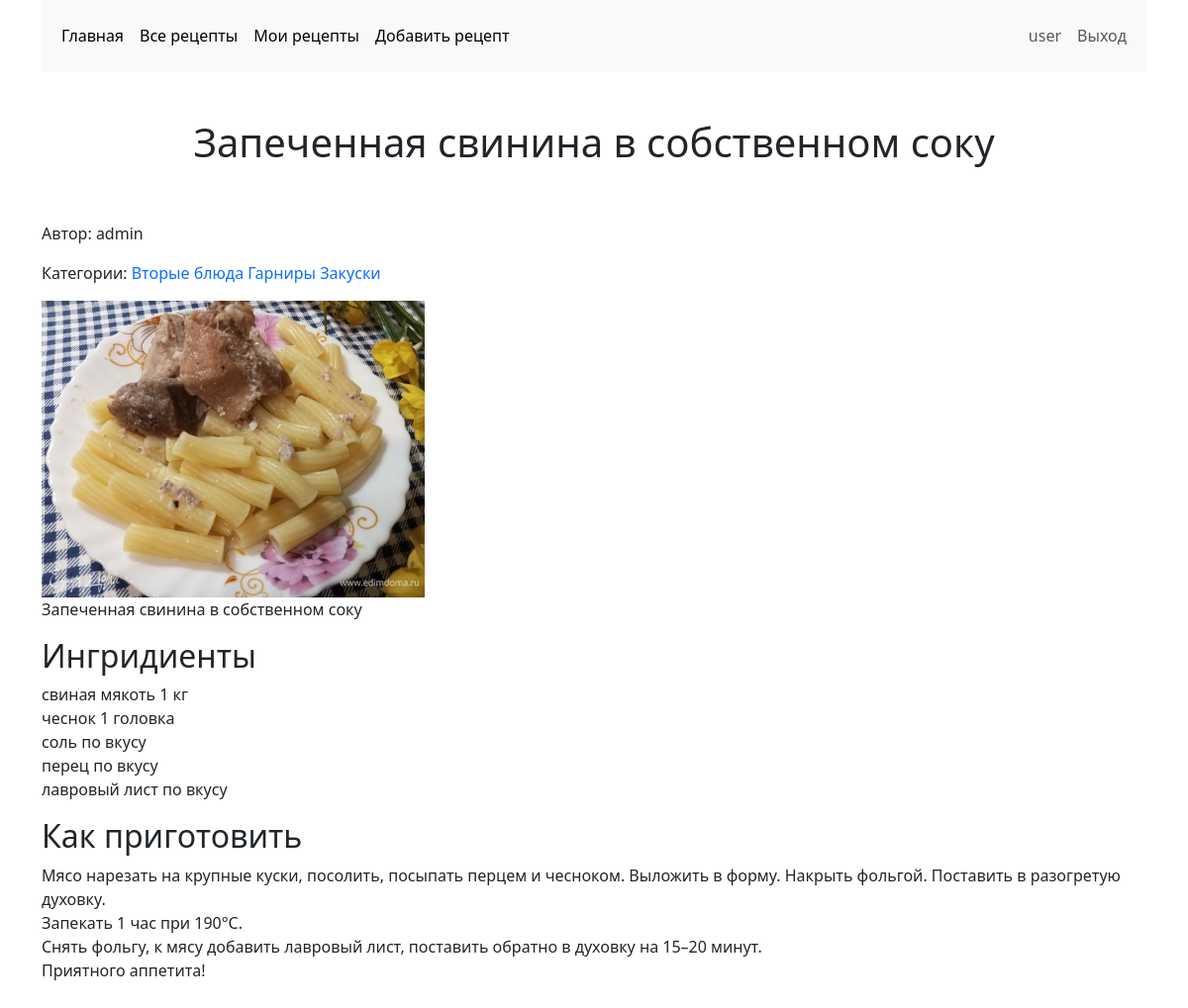
Screenshot of /recipe/6/ (signed in) with the database file from the repository.
### user/models.py (models this page shows)
class User(AbstractUser):
    pass

### recipes/models.py (models this page shows, shortened)
class Recipe(models.Model):
    name = models.CharField(verbose_name="Название", max_length=100)
    description = models.TextField(verbose_name="Описание")
    ingredients = models.TextField(verbose_name="Ингридиенты")
    steps = models.TextField(verbose_name="Шаги приготовления")
    time = models.PositiveIntegerField(verbose_name="Время приготовления (мин)")
    image = models.ImageField(verbose_name="Изображение", upload_to='recipes_img/')
    author = models.ForeignKey(AUTH_USER_MODEL, related_name="recipes", on_delete=models.CASCADE, editable=False)
    categories = models.ManyToManyField("Category", verbose_name="Категории", related_name="recipes")
    class Meta:
        ordering = ["name"]
        verbose_name = "Рецепт"
        verbose_name_plural = "Рецепты"

class Category(models.Model):
    name = models.CharField(verbose_name="Название категории", max_length=100)
    class Meta:
        ordering = ["name"]
        verbose_name = "Категория"
        verbose_name_plural = "Категории"
    def get_absolute_url(self):
        return "#"

### recipes/views.py (the view)
# urls.py: path('<int:recipe_id>/', RecipeDetailView.as_view(), name='recipe_detail'),
class RecipeDetailView(DetailView):
    model = Recipe
    context_object_name = 'recipe'
    template_name = 'recipes/recipe_detail.html'
    pk_url_kwarg = 'recipe_id'
    def get_context_data(self, **kwargs):
        context = super().get_context_data(**kwargs)
        context['title'] = self.object.name
        return context
    def get_queryset(self):
        queryset = super().get_queryset()
        return queryset.select_related("author")

### recipes/templates/recipes/recipe_detail.html (shortened to what this page needs)
{% extends "base.html" %}
{% load django_bootstrap5 %}
{% block content %}
<p>
    {% if request.user.pk == recipe.author_id %}
    Мой рецепт
    {% else %}
    Автор: {{ recipe.author.username }}</p>
{% endif %}
<p>Категории:
    {% for cat in recipe.categories.all %}
    <a href="{{ cat.get_absolute_url }}"> {{ cat.name }}</a>
    {% endfor %}
</p>
<img src="{{ recipe.image.url }}" alt="recipe image" style="max-height:300px">
<p>{{ recipe.description|linebreaksbr }}</p>
<h2>Ингридиенты</h2>
<p>{{ recipe.ingredients|linebreaksbr }}</p>
<h2>Как приготовить</h2>
<p>{{ recipe.steps|linebreaksbr }}</p>
{% endblock %}

### templates/base.html (shortened to what this page needs)
<!DOCTYPE html>
<html lang="ru">
<head>
    {% load static %}
    <link rel="stylesheet" href="{% static 'css/style.css' %}"/>
    {% load django_bootstrap5 %}
    {% bootstrap_css %}
</head>
<body>
<div class="container">
    <nav class="navbar navbar-expand-lg bg-light">
        <div class="container-fluid">
            <div class="collapse navbar-collapse" id="navbarSupportedContent">
                <ul class="navbar-nav me-auto mb-2 mb-lg-0">
                    <li class="nav-item">
                        <a class="nav-link active" aria-current="page" href="{% url 'home' %}">Главная</a>
                    </li>
                    <li class="nav-item">
                        <a class="nav-link active" aria-current="page" href="{% url 'recipe_list_all' %}">Все
                            рецепты</a>
                    </li>
                    {% if user.is_authenticated %}
                    <li class="nav-item">
                        <a class="nav-link active" aria-current="page" href="{% url 'recipe_list_my' %}">Мои рецепты</a>
                    </li>
                    <li class="nav-item">
                        <a class="nav-link active" aria-current="page" href="{% url 'recipe_create' %}">Добавить
                            рецепт</a>
                    </li>
                    {% endif %}
                </ul>
            </div>
            <div class="navbar" id="navbarRight">
                <ul class="navbar-nav navbar-right">
                    {% if user.is_authenticated %}
                    <li class="nav-item">
                        <div class="nav-link">{{ user.username }}</div>
                    </li>
                    <li class="nav-item">
                        <a class="nav-link" href="{% url 'logout' %}">Выход</a>
                    </li>
                    {% endif %}
                </ul>
            </div>
        </div>
    </nav>
</div>
<div class="container pt-5 pb-5">
    <h1 class="text-center pb-5">{{ title }}</h1>
    {% block content %} Страница в разработке {% endblock %}
</div>
</body>
</html>

### static/css/style.css (style rules this page uses)
a { text-decoration: none !important ; }

### rows the page displays
User: username "user"
Recipe: name "Запеченная свинина в собственном соку", author.username "admin", image (picture), description "Запеченная свинина в собственном соку", ingredients "свиная мякоть 1 кг чеснок 1 головка соль по вкусу перец по вкусу лавровый лист по вкусу", steps "Мясо нарезать на крупные куски, посолить, посыпать перцем и чесноком. Выложить в форму. Накрыть фольгой. Поставить в разогретую духовку. Запекать 1 час при 190°C. Снять фольгу, к мясу добавить лавровый лист, поставить обратно в духовку на 15–20 минут. Приятного аппетита!"
Category: name "Вторые блюда"
Category: name "Гарниры"
Category: name "Закуски"
